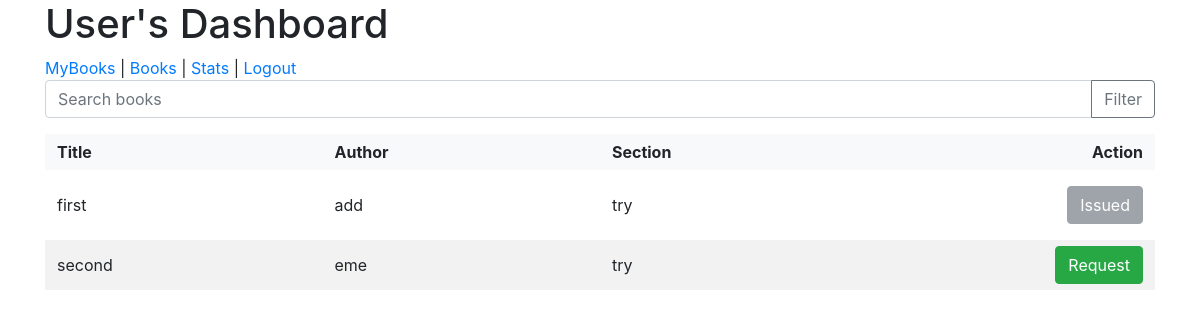
Screenshot of /user_dashboard (signed in) with the database file from the repository.
### app.py (models this page shows)
class Book(db.Model):
    id = db.Column(db.Integer, primary_key=True)
    title = db.Column(db.String(150), nullable=False)
    author = db.Column(db.String(100), nullable=False)
    pages = db.Column(db.Integer)  # Add this line for the number of pages
    pdf_file = db.Column(db.String(200))
    section_id = db.Column(db.Integer, db.ForeignKey('section.id'), nullable=False)
    section = db.relationship('Section', back_populates='books')
    issues = db.relationship('Issue', backref='book', lazy='dynamic')

class Section(db.Model):
    id = db.Column(db.Integer, primary_key=True)
    title = db.Column(db.String(100), nullable=False)
    date_created = db.Column(db.DateTime, default=datetime.now, nullable=False)
    description = db.Column(db.String(500), nullable=True)
    user_id = db.Column(db.Integer, db.ForeignKey('user.id'))
    books = db.relationship('Book', back_populates='section')
    issues = db.relationship('Issue', backref='section', lazy='dynamic')

### app.py (the view)
@app.route('/user_dashboard', methods=['GET'])
def user_dashboard():
    if 'user_id' not in session:
        return redirect(url_for('user_login'))
    user_id = session['user_id']
    query = request.args.get('query')  # Get the search query from URL parameters for GET request
    user_issues = Issue.query.filter_by(user_id=user_id).all()
    requested_book_ids = [issue.book_id for issue in user_issues if issue.status == 'requested']
    issued_book_ids = [issue.book_id for issue in user_issues if issue.status == 'issued']
    if query:
        books = Book.query.filter(Book.title.contains(query)).all()
    else:
        books = Book.query.all()
    return render_template(
        'user_dashboard.html',
        books=books,
        requested_book_ids=requested_book_ids,
        issued_book_ids=issued_book_ids
    )

### templates/user_dashboard.html (shortened to what this page needs)
<!DOCTYPE html>
<html lang="en">
<head>
    <link rel="stylesheet" href="https://stackpath.bootstrapcdn.com/bootstrap/4.3.1/css/bootstrap.min.css">
</head>
<body>
<div class="container">
    <h1>User's Dashboard</h1>
    <nav>
        <a href="{{ url_for('user_mybooks') }}">MyBooks</a> |
        <a href="{{ url_for('user_dashboard') }}">Books</a> |
        <a href="stats.html">Stats</a> |
        <a href="{{ url_for('logout') }}">Logout</a>
    </nav>
    <form action="{{ url_for('user_dashboard') }}" method="GET" class="input-group mb-3">
        <input type="text" class="form-control" placeholder="Search books" aria-label="Search" name="query">
        <div class="input-group-append">
            <button class="btn btn-outline-secondary" type="submit">Filter</button>
        </div>
    </form>
    <div class="book-header">
        <div class="book-title">Title</div>
        <div class="book-author">Author</div>
        <div class="book-section">Section</div>
        <div class="book-action">Action</div>
    </div>
    {% for book in books %}
    <div class="book-entry">
        <div class="book-title">
            {{ book.title }}
        </div>
        <div class="book-author">
            {{ book.author }}
        </div>
        <div class="book-section">
            {{ book.section.title }}
        </div>
        <div class="book-action col-sm-4 text-right">
            {% if book.id in issued_book_ids %}
                <button class="btn btn-secondary" disabled>Issued</button>
            {% elif book.id in requested_book_ids %}
                <button class="btn btn-secondary" disabled>Requested</button>
            {% else %}
                <form action="{{ url_for('request_book', book_id=book.id) }}" method="post" class="d-inline">
                    <button type="submit" class="btn btn-success">Request</button>
                </form>
            {% endif %}
        </div>
    </div>
    {% else %}
    <p>No books available.</p>
    {% endfor %}
</body>
</html>

### templates/user_dashboard.html (style rules this page uses)
.book-header, .book-entry { display: flex; align-items: center; margin-bottom: 10px; }
.book-title, .book-author, .book-section, .book-action { flex: 1; padding: 0.375rem 0.75rem; text-align: left; }
.book-action { text-align: right; }
.book-header { font-weight: bold; background-color: #f8f9fa; }
.book-entry:nth-child(even) { background-color: #f2f2f2; }

### rows the page displays
Book: title "first", author "add", section "try", shows "Issued"
Book: title "second", author "eme", section "try"
